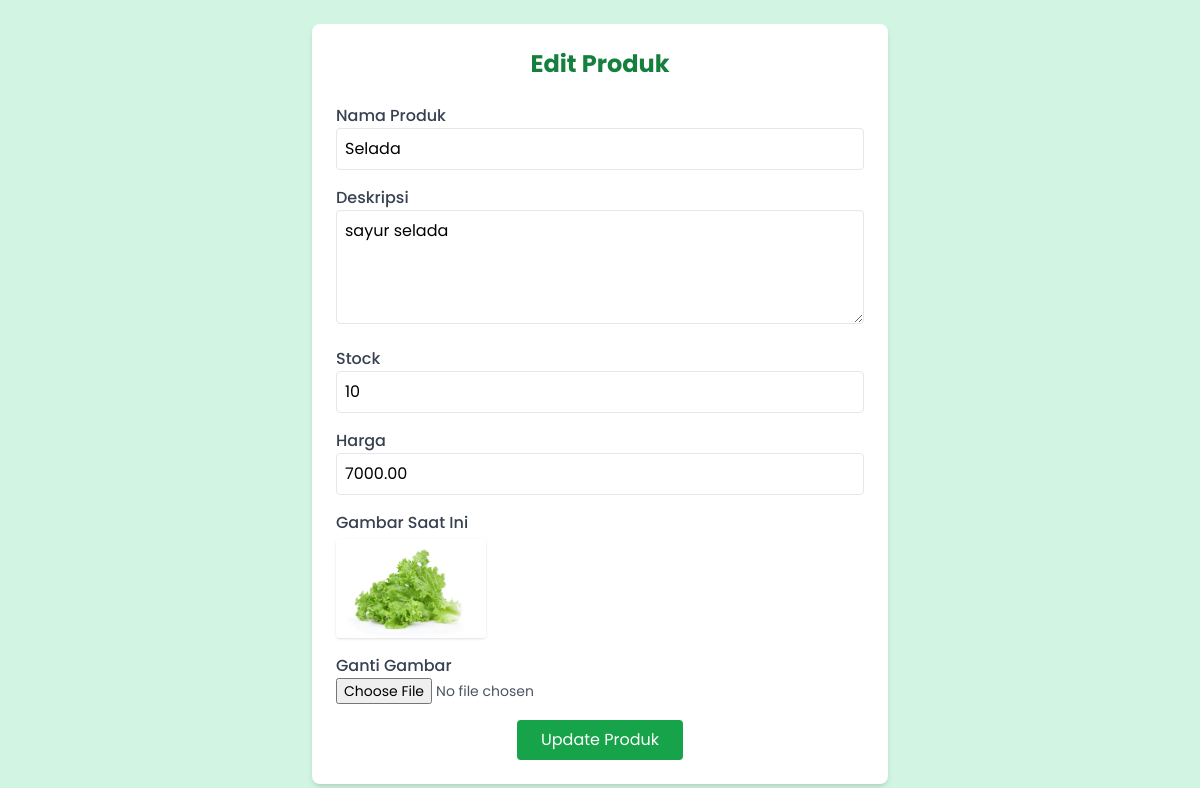
Screenshot of /admin/edit_product.php?id=8 with the database file from the repository.
### tables this page shows
CREATE TABLE `products` (
  `id` int(11) NOT NULL,
  `name` varchar(100) NOT NULL,
  `description` text DEFAULT NULL,
  `stock` int(11) NOT NULL,
  `price` decimal(10,2) NOT NULL,
  `image` varchar(255) DEFAULT NULL
);

### admin/edit_product.php (the view, shortened to what this page needs)
<?php
include '../db.php';
$id = $_GET['id'];
$result = $conn->query("SELECT * FROM products WHERE id = $id");
$product = $result->fetch_assoc();
?>
<!DOCTYPE html>
<html lang="id">
<head>
  <script src="https://cdn.tailwindcss.com"></script>
</head>
<body class="bg-[#d2f5e3] min-h-screen p-6">
  <div class="max-w-xl mx-auto bg-white p-6 rounded-lg shadow-md">
    <h2 class="text-2xl font-bold mb-6 text-green-700 text-center">Edit Produk</h2>
    <form action="" method="post" enctype="multipart/form-data" class="space-y-4">
      <div>
        <label class="block font-medium text-gray-700">Nama Produk</label>
        <input type="text" name="name" value="<?= $product['name'] ?>" class="w-full p-2 border rounded focus:outline-none focus:ring-2 focus:ring-green-300">
      </div>
      <div>
        <label class="block font-medium text-gray-700">Deskripsi</label>
        <textarea name="description" rows="4" class="w-full p-2 border rounded focus:outline-none focus:ring-2 focus:ring-green-300"><?= $product['description'] ?></textarea>
      </div>
       <div>
        <label class="block font-medium text-gray-700">Stock</label>
        <input type="number" name="stock" value="<?= $product['stock'] ?>" class="w-full p-2 border rounded focus:outline-none focus:ring-2 focus:ring-green-300">
      </div>
      <div>
        <label class="block font-medium text-gray-700">Harga</label>
        <input type="number" name="price" value="<?= $product['price'] ?>" class="w-full p-2 border rounded focus:outline-none focus:ring-2 focus:ring-green-300">
      </div>
      <div>
        <label class="block font-medium text-gray-700 mb-1">Gambar Saat Ini</label>
        <img src="../assets/uploads/<?= $product['image'] ?>" width="150" class="rounded shadow">
      </div>
      <div>
        <label class="block font-medium text-gray-700">Ganti Gambar</label>
        <input type="file" name="image" class="w-full text-sm text-gray-600">
      </div>
      <div class="text-center">
        <button type="submit" name="update" class="bg-green-600 hover:bg-green-700 text-white px-6 py-2 rounded transition">
          Update Produk
        </button>
      </div>
    </form>
  </div>
</body>
</html>

### admin/edit_product.php (style rules this page uses)
body { font-family: 'Poppins', sans-serif; }

### rows the page displays
products: name "Selada", description "sayur selada", stock "10", price "7000.00", image (picture)
